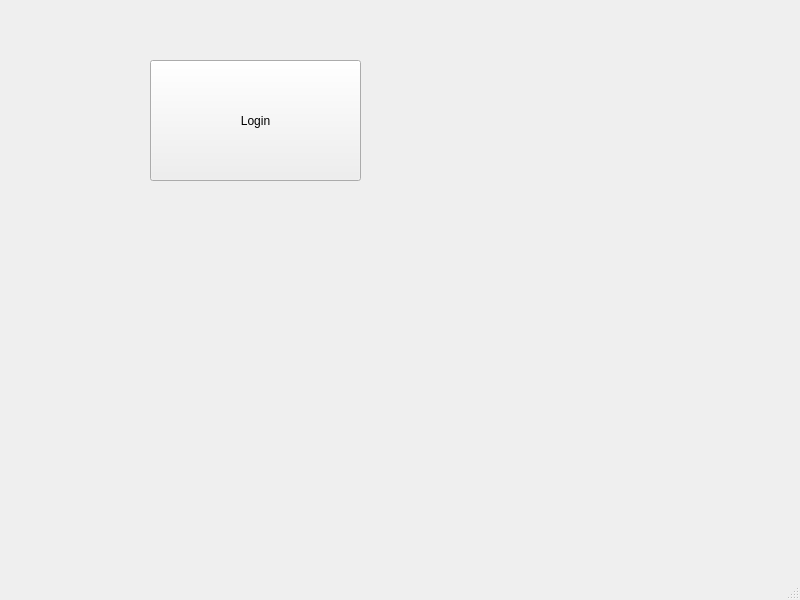
<?xml version="1.0" encoding="UTF-8"?>
<ui version="4.0">
 <class>MainWindow</class>
 <widget class="QMainWindow" name="MainWindow">
  <property name="geometry">
   <rect>
    <x>0</x>
    <y>0</y>
    <width>800</width>
    <height>600</height>
   </rect>
  </property>
  <property name="windowTitle">
   <string>MainWindow</string>
  </property>
  <widget class="QWidget" name="centralwidget">
   <widget class="QPushButton" name="BtnLogin">
    <property name="geometry">
     <rect>
      <x>150</x>
      <y>60</y>
      <width>211</width>
      <height>121</height>
     </rect>
    </property>
    <property name="text">
     <string>Login</string>
    </property>
   </widget>
  </widget>
  <widget class="QMenuBar" name="menubar">
   <property name="geometry">
    <rect>
     <x>0</x>
     <y>0</y>
     <width>800</width>
     <height>20</height>
    </rect>
   </property>
  </widget>
  <widget class="QStatusBar" name="statusbar"/>
 </widget>
 <resources/>
 <connections/>
</ui>
